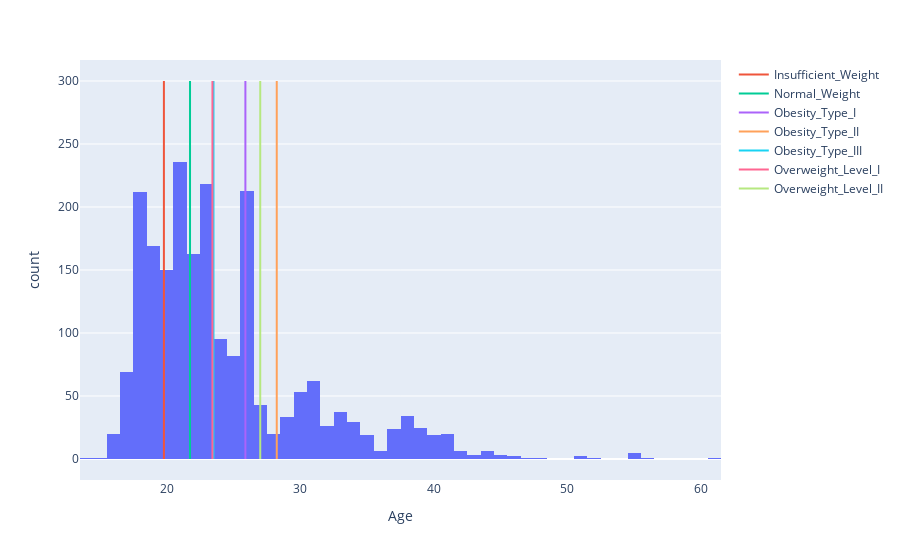

Notebook code cell kept with this figure:
### Code cell
fig = px.histogram(Obesity_data, x="Age")

lines_on_graph(0,300)
lines_on_graph(1,300)
lines_on_graph(2,300)
lines_on_graph(3,300)
lines_on_graph(4,300)
lines_on_graph(5,300)
lines_on_graph(6,300)

fig.show()

### Figure 1 — Plotly figure (JSON) as saved in the notebook; plotly's stock layout.template omitted (floating-point values rounded to 4 significant figures; data arrays with more than 128 entries replaced by an {"elided": "..."} marker saying what was removed)
{"data": [{"alignmentgroup": "True", "bingroup": "x", "hovertemplate": "Age=%{x}<br>count=%{y}<extra></extra>", "legendgroup": "", "marker": {"color": "#636efa", "pattern": {"shape": ""}}, "name": "", "offsetgroup": "", "orientation": "v", "showlegend": false, "type": "histogram", "x": {"elided": "2111 float values"}, "xaxis": "x", "yaxis": "y"}, {"mode": "lines", "name": "Insufficient_Weight", "textposition": "top center", "type": "scatter", "x": [19.78, 19.78], "y": [0, 300]}, {"mode": "lines", "name": "Normal_Weight", "textposition": "top center", "type": "scatter", "x": [21.74, 21.74], "y": [0, 300]}, {"mode": "lines", "name": "Obesity_Type_I", "textposition": "top center", "type": "scatter", "x": [25.88, 25.88], "y": [0, 300]}, {"mode": "lines", "name": "Obesity_Type_II", "textposition": "top center", "type": "scatter", "x": [28.23, 28.23], "y": [0, 300]}, {"mode": "lines", "name": "Obesity_Type_III", "textposition": "top center", "type": "scatter", "x": [23.5, 23.5], "y": [0, 300]}, {"mode": "lines", "name": "Overweight_Level_I", "textposition": "top center", "type": "scatter", "x": [23.42, 23.42], "y": [0, 300]}, {"mode": "lines", "name": "Overweight_Level_II", "textposition": "top center", "type": "scatter", "x": [27.0, 27.0], "y": [0, 300]}], "layout": {"autosize": true, "barmode": "relative", "legend": {"tracegroupgap": 0}, "margin": {"t": 60}, "xaxis": {"anchor": "y", "autorange": true, "domain": [0, 1], "range": [13.5, 61.5], "title": {"text": "Age"}, "type": "linear"}, "yaxis": {"anchor": "x", "autorange": true, "domain": [0, 1], "range": [-16.67, 316.7], "title": {"text": "count"}, "type": "linear"}}}
